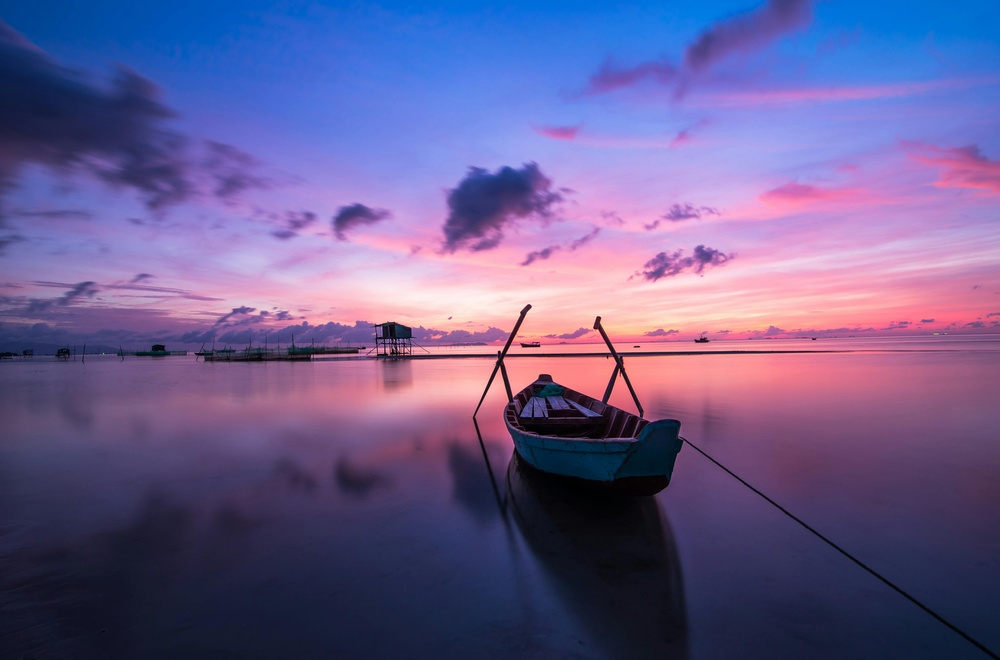
#> input picture 6-4-26 Image as Numbers/sample.jpg, 1000 x 660 px, shrunk from 5938 x 3919 before the run
$ jupyter execute 'Image as Numbers.ipynb'   (shell and % lines are left out)
#> lines starting #> are read from the running program, lines starting #| are printed output that depends on the picture
[cell 1]
import cv2
import numpy as np

# Load image
image = cv2.imread("sample.jpg")
#> image is the input picture: shape (660, 1000, 3); mean B, G, R 142.5, 92.8, 104.8


# Print image shape
print("Image Shape:", image.shape)
#| Image Shape: (660, 1000, 3)

# Print image dimensions
height, width, channels = image.shape
#> height = 660; width = 1000; channels = 3
print("Height:", height)
#| Height: 660
print("Width:", width)
#| Width: 1000
print("Channels:", channels)
#| Channels: 3

# Print some pixel values
print("\nPixel at (0,0):", image[0,0])
#| Pixel at (0,0): [135  62   0]
print("Pixel at (50,50):", image[50,50])
#| Pixel at (50,50): [156  74  26]

# Print first 5x5 pixel values
print("\nFirst 5x5 Pixel Values:")
print(image[0:5, 0:5])
#> (printed output is left out)

# Separate channels
blue = image[:, :, 0]
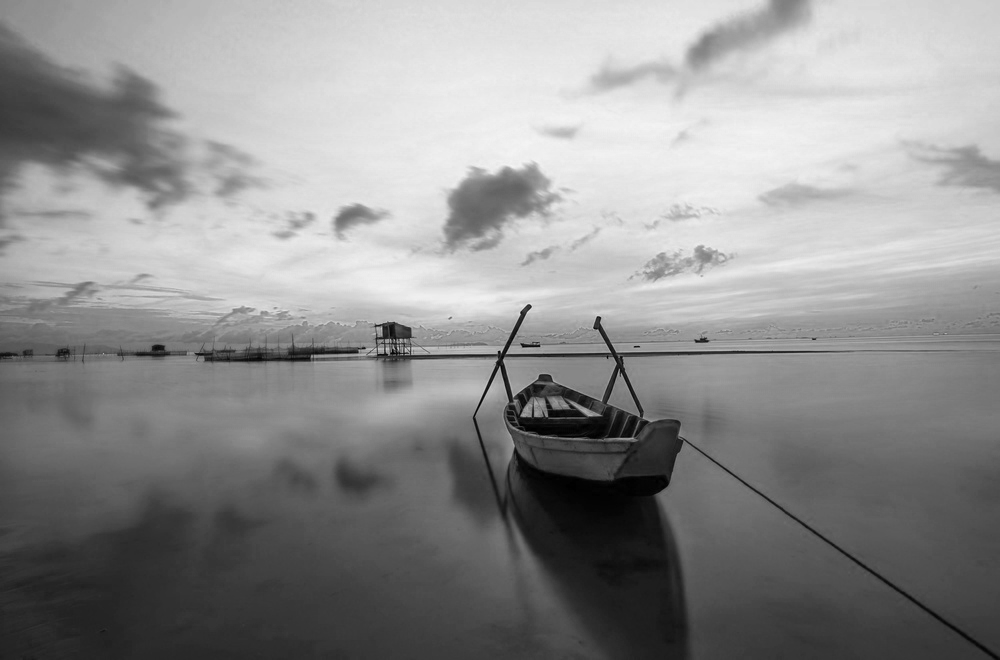
#> blue: shape (660, 1000); min 0, max 246, mean 142.5
green = image[:, :, 1]
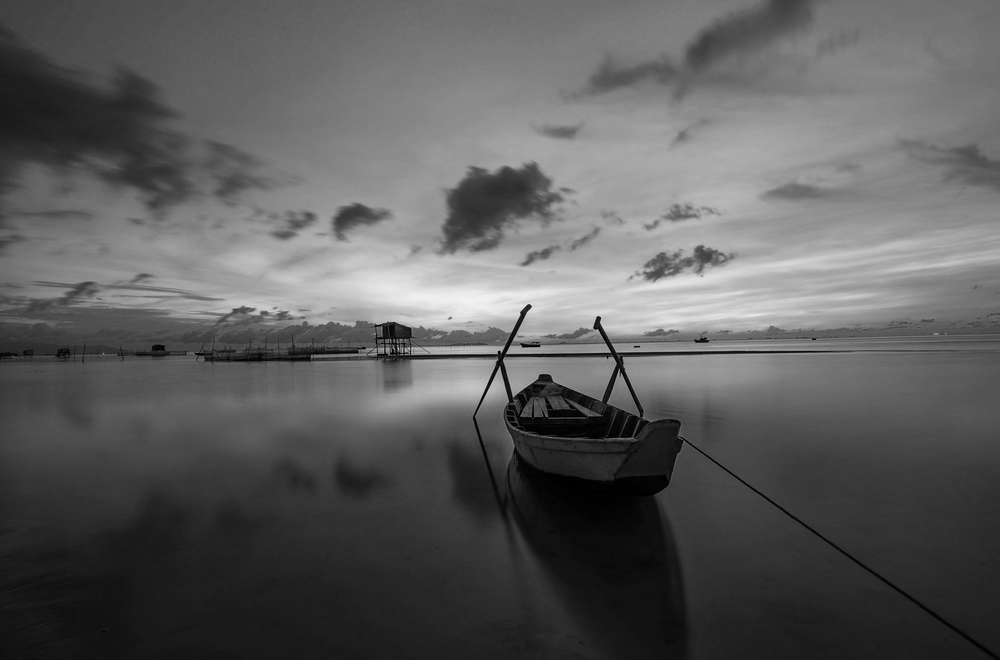
#> green: shape (660, 1000); min 0, max 242, mean 92.8
red = image[:, :, 2]
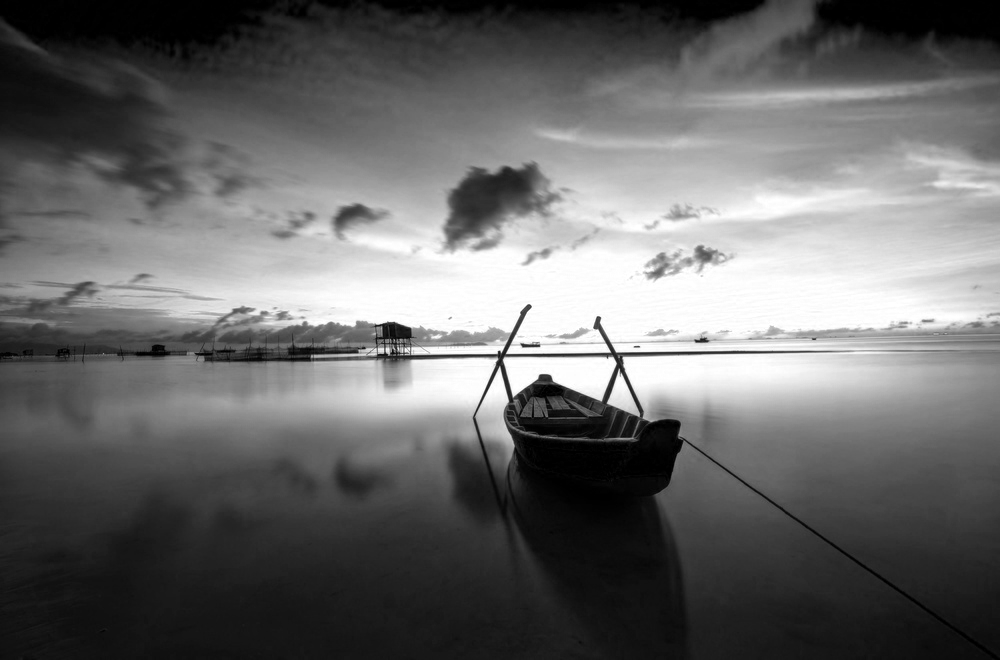
#> red: shape (660, 1000); min 0, max 255, mean 104.8

print("\nBlue Channel:")
print(blue)
#> (printed output is left out)

print("\nGreen Channel:")
print(green)
#> (printed output is left out)

print("\nRed Channel:")
print(red)
#> (printed output is left out)
